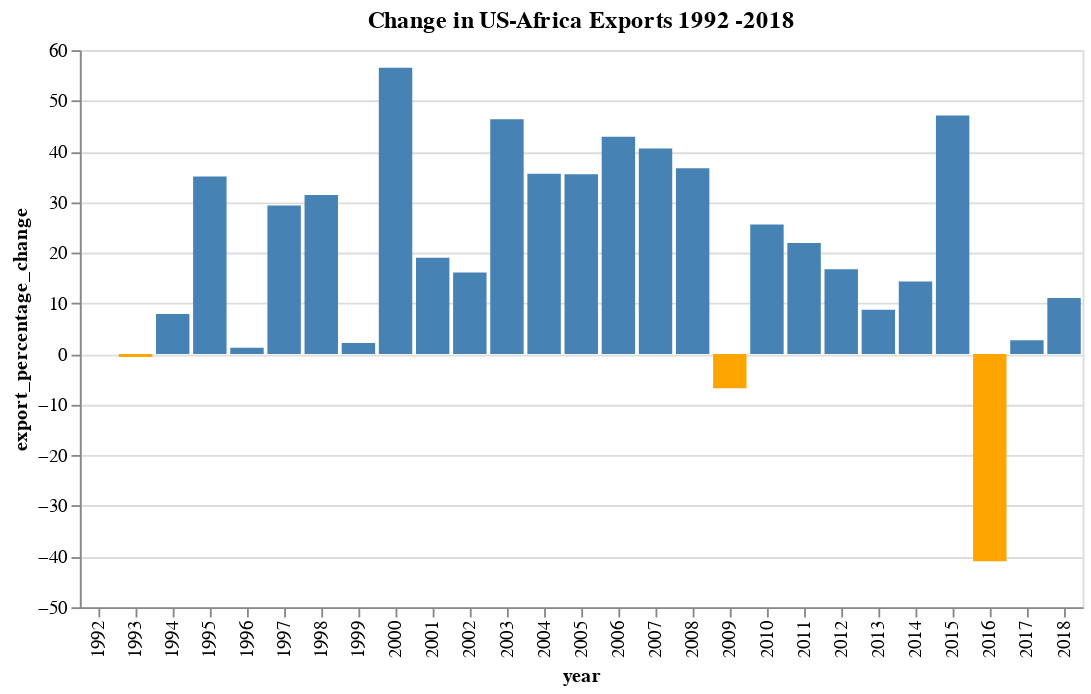

The code cell stored with this chart in its notebook:
### Code cell
usf = pd.DataFrame({
    'year': x_exp_year_us,
    'export_percentage_change': round(y_exp_percent_us, 2)
})

alt.Chart(df).mark_bar().encode(
    x='year:O',
    y='export_percentage_change:Q',
    tooltip = [alt.Tooltip('year:O'),
               alt.Tooltip('export_percentage_change:Q')
              ],
    color=alt.condition(
        alt.datum.export_percentage_change < 0,  # If the year is 1810 this test returns True,
        alt.value('orange'),     # which sets the bar orange.
        alt.value('steelblue')   # And if it's not true it sets the bar steelblue.
    ),
).interactive().properties( #adds a title 
    title='Change in US-Africa Exports 1992 -2018')

### Figure 1 — Vega-Lite specification as saved in the notebook (floating-point values rounded to 4 significant figures)
{"config": {"view": {"continuousWidth": 400, "continuousHeight": 300}}, "data": {"name": "data-adf48a4c5124b8595e82ba5ec8dbb7c4"}, "mark": "bar", "encoding": {"color": {"condition": {"value": "orange", "test": "(datum.export_percentage_change < 0)"}, "value": "steelblue"}, "tooltip": [{"type": "ordinal", "field": "year"}, {"type": "quantitative", "field": "export_percentage_change"}], "x": {"type": "ordinal", "field": "year"}, "y": {"type": "quantitative", "field": "export_percentage_change"}}, "selection": {"selector003": {"type": "interval", "bind": "scales", "encodings": ["x", "y"]}}, "title": "Change in US-Africa Exports 1992 -2018", "$schema": "https://vega.github.io/schema/vega-lite/v4.8.1.json", "datasets": {"data-adf48a4c5124b8595e82ba5ec8dbb7c4": [{"year": 1992, "export_percentage_change": 0.0}, {"year": 1993, "export_percentage_change": -0.61}, {"year": 1994, "export_percentage_change": 7.88}, {"year": 1995, "export_percentage_change": 35.04}, {"year": 1996, "export_percentage_change": 1.22}, {"year": 1997, "export_percentage_change": 29.3}, {"year": 1998, "export_percentage_change": 31.38}, {"year": 1999, "export_percentage_change": 2.18}, {"year": 2000, "export_percentage_change": 56.5}, {"year": 2001, "export_percentage_change": 19.03}, {"year": 2002, "export_percentage_change": 16.08}, {"year": 2003, "export_percentage_change": 46.35}, {"year": 2004, "export_percentage_change": 35.61}, {"year": 2005, "export_percentage_change": 35.49}, {"year": 2006, "export_percentage_change": 42.9}, {"year": 2007, "export_percentage_change": 40.59}, {"year": 2008, "export_percentage_change": 36.7}, {"year": 2009, "export_percentage_change": -6.76}, {"year": 2010, "export_percentage_change": 25.55}, {"year": 2011, "export_percentage_change": 21.92}, {"year": 2012, "export_percentage_change": 16.75}, {"year": 2013, "export_percentage_change": 8.74}, {"year": 2014, "export_percentage_change": 14.33}, {"year": 2015, "export_percentage_change": 47.11}, {"year": 2016, "export_percentage_change": -40.92}, {"year": 2017, "export_percentage_change": 2.73}, {"year": 2018, "export_percentage_change": 11.06}]}}
